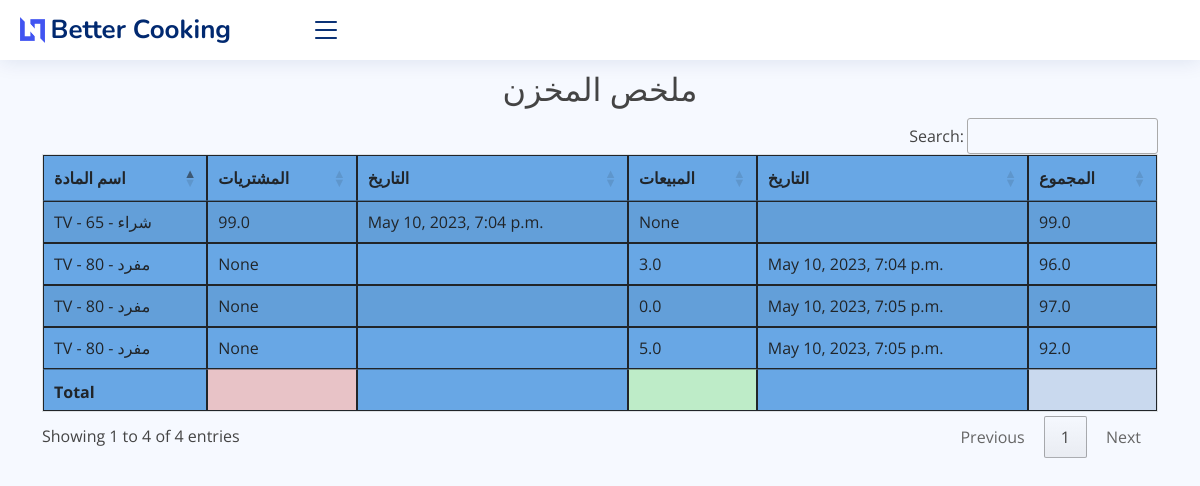
Page /stock_report on the earlier database version.
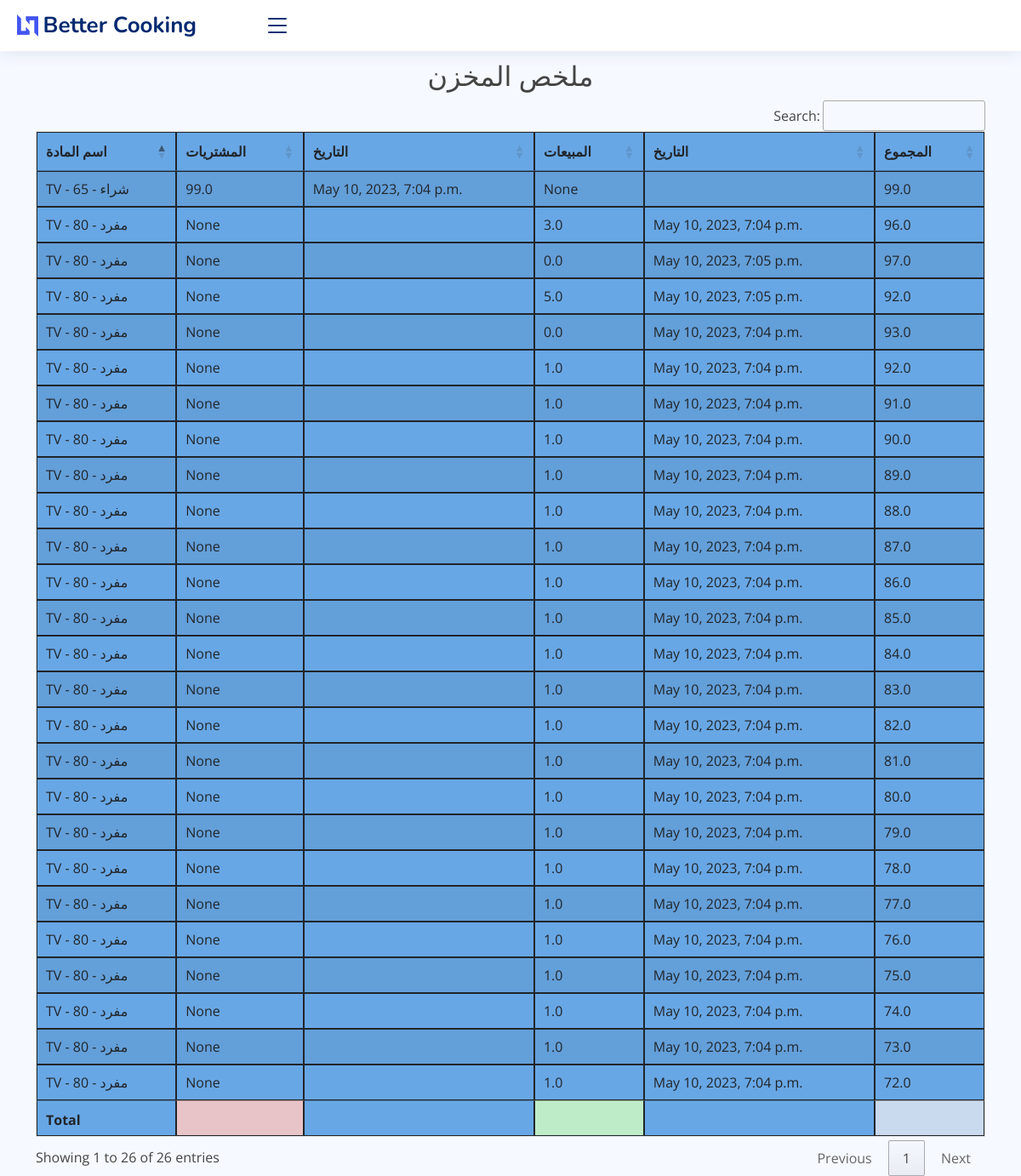
Same page on the later database version.
### core/models.py (models this page shows, shortened)
class Inventory(models.Model):
    item = models.ForeignKey(Item, on_delete=models.CASCADE)
    purchase = models.ForeignKey(Purchase, on_delete=models.CASCADE, default=0, null=True)
    sale = models.ForeignKey(SaleInvoice, on_delete=models.CASCADE, default=0, null=True)
    pur_qty = models.FloatField(default=0, null=True)
    sale_qty = models.FloatField(default=0, null=True)
    total_bal_qty = models.FloatField(default=0)
    return_qty = models.FloatField(default=0)
    class Meta:
        verbose_name_plural = '10. Stock Details'

class Item(models.Model):
    PRICELIST = (
        ('مفرد', 'مفرد'),
        ('جملة', 'جملة'),
        ('شراء', 'شراء'),
        ('قسط', 'قسط'),
    )
    name = models.CharField(max_length=255)
    price = models.PositiveIntegerField(default=1)
    price_list = models.CharField(max_length=8, choices=PRICELIST, default='مفرد')
    class Meta:
        verbose_name_plural = 'Items'
    def __str__(self):
        return f"{self.name} - {self.price} - {self.price_list}"

class Purchase(models.Model):
    invoice_number = models.CharField(max_length=8, unique=True, editable=False)
    vendor = models.ForeignKey(Vendor, on_delete=models.CASCADE)
    date = models.DateTimeField()
    class Meta:
        verbose_name_plural = '8. Purchase Invoice'

class SaleInvoice(models.Model):
    STATUS = (
        ('مدفوع', 'مدفوع'),
        ('غير مدفوع', 'غير مدفوع'),
        ('المردود', 'المردود'),
        ('الإلغاء', 'الإلغاء'),
    )
    invoice_number = models.CharField(max_length=8, unique=True, editable=False)
    customer_name = models.ForeignKey(Customer, on_delete=models.CASCADE)
    date = models.DateTimeField(auto_now_add=True)
    status = models.CharField(max_length=10, choices=STATUS, default='مدفوع', blank=True)
    class Meta:
        verbose_name_plural = '3. Sale Invoice'

### core/views.py (the view, shortened to what this page needs)
# urls.py: path('stock_report', views.stock_report, name="stock_report"),
def stock_report(request):
    stock_report = Inventory.objects.select_related()
    context = {'stock_report': stock_report}
    return render(request, 'core/reports/stock_report.html', context)

### core/templates/core/reports/stock_report.html (shortened to what this page needs)
{% extends 'core/base.html' %}
{% block content %}
    <br>
    <br> <br>
 <h2 class="text-center"> ملخص المخزن </h2>
    <table id="example4" class="table table-striped" style="background-color: #68a7e5">
        <thead>
        <tr>
            <th>اسم المادة</th>
            <th>المشتريات</th>
            <th>التاريخ</th>
            <th>المبيعات</th>
            <th>التاريخ</th>
            <th>المجموع</th>
        </tr>
        </thead>
        <tbody>
        {% for i in  stock_report %}
            <tr>
                <td>{{ i.item }}</td>
                <td>{{ i.pur_qty }}</td>
                <td>{{ i.purchase.date }}</td>
                <td>{{ i.sale_qty }}</td>
                <td>{{ i.sale.date }}</td>
                <td>{{ i.total_bal_qty }}</td>
            </tr>
        {% endfor %}
        </tbody>
        <tfoot>
        <th></th>
        <th style="background-color: #e8c3c7"></th>
         <th></th>
        <th style="background-color: #beecc8"></th>
         <th></th>
        <th style="background-color: #c9d9ee"></th>
        </tfoot>
    </table>
{% endblock %}

Differences in the rows shown:
added Inventory: item "TV - 80 - مفرد", pur_qty "None", sale_qty "0.0", sale "May 10, 2023, 7:04 p.m.", total_bal_qty "93.0"
added Inventory: item "TV - 80 - مفرد", pur_qty "None", sale_qty "1.0", sale "May 10, 2023, 7:04 p.m.", total_bal_qty "92.0"
added Inventory: item "TV - 80 - مفرد", pur_qty "None", sale_qty "1.0", sale "May 10, 2023, 7:04 p.m.", total_bal_qty "91.0"
added Inventory: item "TV - 80 - مفرد", pur_qty "None", sale_qty "1.0", sale "May 10, 2023, 7:04 p.m.", total_bal_qty "90.0"
added Inventory: item "TV - 80 - مفرد", pur_qty "None", sale_qty "1.0", sale "May 10, 2023, 7:04 p.m.", total_bal_qty "89.0"
added Inventory: item "TV - 80 - مفرد", pur_qty "None", sale_qty "1.0", sale "May 10, 2023, 7:04 p.m.", total_bal_qty "88.0"
added Inventory: item "TV - 80 - مفرد", pur_qty "None", sale_qty "1.0", sale "May 10, 2023, 7:04 p.m.", total_bal_qty "87.0"
added Inventory: item "TV - 80 - مفرد", pur_qty "None", sale_qty "1.0", sale "May 10, 2023, 7:04 p.m.", total_bal_qty "86.0"
added Inventory: item "TV - 80 - مفرد", pur_qty "None", sale_qty "1.0", sale "May 10, 2023, 7:04 p.m.", total_bal_qty "85.0"
added Inventory: item "TV - 80 - مفرد", pur_qty "None", sale_qty "1.0", sale "May 10, 2023, 7:04 p.m.", total_bal_qty "84.0"
added Inventory: item "TV - 80 - مفرد", pur_qty "None", sale_qty "1.0", sale "May 10, 2023, 7:04 p.m.", total_bal_qty "83.0"
added Inventory: item "TV - 80 - مفرد", pur_qty "None", sale_qty "1.0", sale "May 10, 2023, 7:04 p.m.", total_bal_qty "82.0"
added Inventory: item "TV - 80 - مفرد", pur_qty "None", sale_qty "1.0", sale "May 10, 2023, 7:04 p.m.", total_bal_qty "81.0"
added Inventory: item "TV - 80 - مفرد", pur_qty "None", sale_qty "1.0", sale "May 10, 2023, 7:04 p.m.", total_bal_qty "80.0"
added Inventory: item "TV - 80 - مفرد", pur_qty "None", sale_qty "1.0", sale "May 10, 2023, 7:04 p.m.", total_bal_qty "79.0"
added Inventory: item "TV - 80 - مفرد", pur_qty "None", sale_qty "1.0", sale "May 10, 2023, 7:04 p.m.", total_bal_qty "78.0"
added Inventory: item "TV - 80 - مفرد", pur_qty "None", sale_qty "1.0", sale "May 10, 2023, 7:04 p.m.", total_bal_qty "77.0"
added Inventory: item "TV - 80 - مفرد", pur_qty "None", sale_qty "1.0", sale "May 10, 2023, 7:04 p.m.", total_bal_qty "76.0"
added Inventory: item "TV - 80 - مفرد", pur_qty "None", sale_qty "1.0", sale "May 10, 2023, 7:04 p.m.", total_bal_qty "75.0"
added Inventory: item "TV - 80 - مفرد", pur_qty "None", sale_qty "1.0", sale "May 10, 2023, 7:04 p.m.", total_bal_qty "74.0"
added Inventory: item "TV - 80 - مفرد", pur_qty "None", sale_qty "1.0", sale "May 10, 2023, 7:04 p.m.", total_bal_qty "73.0"
added Inventory: item "TV - 80 - مفرد", pur_qty "None", sale_qty "1.0", sale "May 10, 2023, 7:04 p.m.", total_bal_qty "72.0"
Other differences:
text written by a page script: "Search: Showing 1 to 4 of 4 entries Previous 1 Next" → "Search: Showing 1 to 26 of 26 entries Previous 1 Next"
